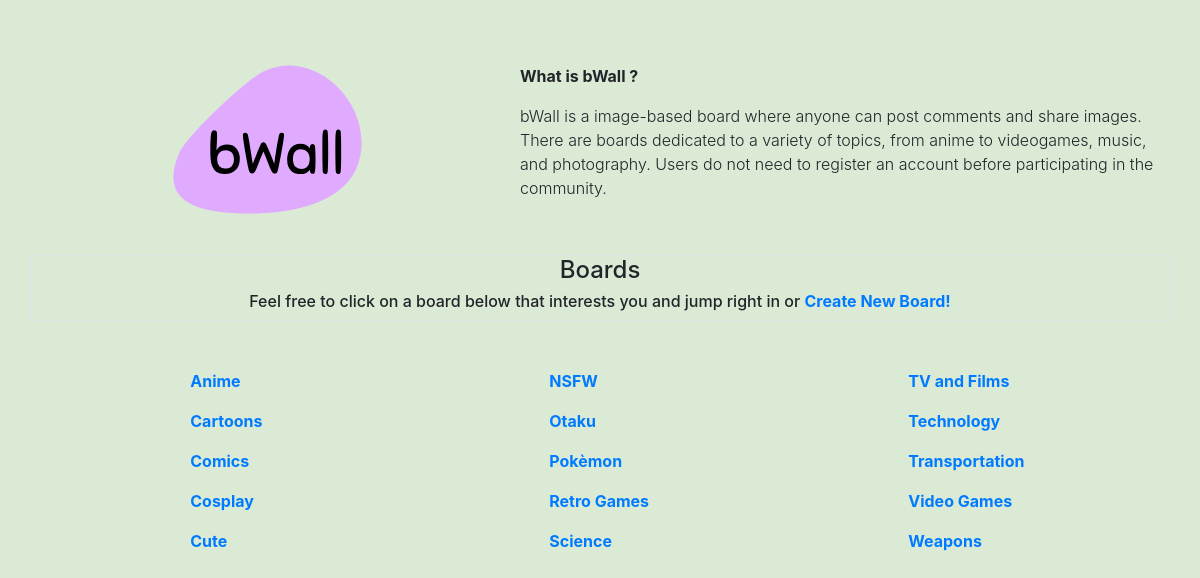
The page / on the database its author committed.
### tables this page shows
CREATE TABLE board (
    board_id INTEGER PRIMARY KEY,
    board_name TEXT NOT NULL,
    board_description TEXT NOT NULL
);

### run.py (the view)
@app.route('/')
def index():
    board = queryDatabase('SELECT * FROM board ORDER BY board_name')
    board1, board2, board3 = [], [], []
    sz = len(board)
    for i in range(0, sz):
        if i < sz//3:
            board1.append(board[i])
        elif i >= sz//3 and i < (2*(sz//3)):
            board2.append(board[i])
        else:
            board3.append(board[i])
    return render_template('index.html', board = board, board1 = board1, board2 = board2, board3 = board3)

### database.py (called while the page is built)
def importDatabase():
    db = getattr(g, '_database', None)
    if db is None:
        db = g._database = sqlite3.connect('database.db')
    return db

def queryDatabase(query, args=()):
    get_query = importDatabase().execute(query, args)
    rv = get_query.fetchall()
    return rv

### templates/index.html
{% extends 'base.html' %} {% block title %}Welcome{% endblock title %} {% block content %}
<div class="container">
    <div class="row mt-sm-5">
        <div class="col-sm-5">
            <a href="#"><img src="../static/img/logo.svg" class="center img-fluid" /></a>
        </div>
        <div class="col-sm-7 mt-3">
            <p class="font-weight-bold"> What is bWall ? </p>
            <p class="font-weight-light"> bWall is a image-based board where anyone can post comments and share images.
                There are boards dedicated
                to a variety of topics, from anime to videogames, music, and photography. Users do not need to
                register an account before participating in the community.
            </p>
        </div>
    </div>
    <div class="row mt-md-4">
        <div class="col-sm-12 center border">
            <p class="h4 text-center">
                Boards
            </p>
            <p class="h6 text-center">
                Feel free to click on a board below that interests you and
                jump right in or <a href="/createBoard"><b>Create New Board!</b> </a>
            </p>
        </div>
    </div>
    <div class="row mt-sm-5 ml-sm-5">
        <div class="col-sm-4 font-weight-bold">
            {% for b in board1 %}
            <p class="center"><a href="/b/{{b[1]}}">{{b[1]}}</a></p>
            {% endfor %}
        </div>
        <div class="col-sm-4 font-weight-bold">
            {% for b in board2 %}
            <p class="center mt"><a href="/b/{{b[1]}}">{{b[1]}}</a></p>
            {% endfor %}
        </div>
        <div class="col-sm-4 font-weight-bold">
            {% for b in board3 %}
            <p class="center"><a href="/b/{{b[1]}}">{{b[1]}}</a></p>
            {% endfor %}
        </div>
    </div>
</div>
{% endblock content %}

### templates/base.html (shortened to what this page needs)
<!doctype html>
<html lang="en">
  <head>
    <link rel="stylesheet" href="https://maxcdn.bootstrapcdn.com/bootstrap/4.0.0/css/bootstrap.min.css">
    <link rel="stylesheet" href="{{url_for('static',filename='css/style.css')}}">
  </head>
  <body>
    {% block content %}{% endblock content %}
  </body>
</html>

### static/css/style.css (style rules this page uses)
body { background-color: #dbead5; }
.center { display: block; margin-left: auto; margin-right: auto; width: 50%; }

### rows shown on the page
board: board_name "Anime"
board: board_name "Cartoons"
board: board_name "Comics"
board: board_name "Cosplay"
board: board_name "Cute"
board: board_name "NSFW"
board: board_name "Otaku"
board: board_name "Pokèmon"
board: board_name "Retro Games"
board: board_name "Science"
board: board_name "TV and Films"
board: board_name "Technology"
board: board_name "Transportation"
board: board_name "Video Games"
board: board_name "Weapons"
